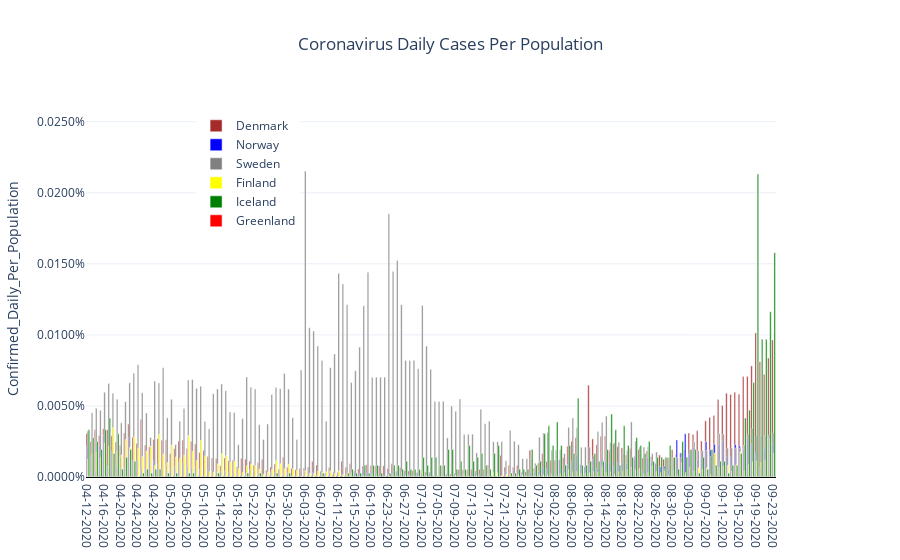

The code cell stored with this chart in its notebook:
### Code cell
fig = make_subplots(specs=[[{'secondary_y':True}]])
for mycountry in countries_list:
    fig.add_trace(go.Bar(x=country_df[country_df['Country_Region']==mycountry]['Date'],
                               y=country_df[country_df['Country_Region']==mycountry]['Confirmed_Daily_Per_Population'],
                               name = rename_dict[mycountry],
                               marker = {'color':colors_dict[mycountry]},
                               width = 0.35),
                  secondary_y = False)

fig.update_layout(showlegend = True,
                legend= dict(x=0.15,y=0.97),
                title='Coronavirus Daily Cases Per Population',
                title_x= 0.5,
                yaxis={'title':'Confirmed_Daily_Per_Population',
                       'range': [0.0,country_df['Confirmed_Daily_Per_Population'].max()+0.00005],
                       'tickformat':'.4%',
                       'zeroline':True,'zerolinecolor':'#000000','zerolinewidth':2.0},
                template='plotly_white')
fig.update_yaxes(title_text='People_Tested_Daily_Per_Population<br>7_Day_Rolling_Average',
                 secondary_y=True,
                 tickformat= '.3%')
fig.show()
myfilename = r'C:\__YOUTUBE__\__POLITICS__\Coronavirus\outputdata\6-CV_Daily_Cases_Per_Population.png'
fig.write_image(myfilename,width = 852,height = 480, scale = 2.0)
print('Static Image:')
Image(filename=myfilename)

### Figure 1 — Plotly figure (JSON) as saved in the notebook; plotly's stock layout.template omitted (floating-point values rounded to 4 significant figures; data arrays with more than 128 entries replaced by an {"elided": "..."} marker saying what was removed)
{"data": [{"marker": {"color": "brown"}, "name": "Denmark", "type": "bar", "width": 0.35, "x": {"elided": "165 str values"}, "xaxis": "x", "y": {"elided": "165 float values"}, "yaxis": "y"}, {"marker": {"color": "blue"}, "name": "Norway", "type": "bar", "width": 0.35, "x": {"elided": "165 str values"}, "xaxis": "x", "y": {"elided": "165 float values"}, "yaxis": "y"}, {"marker": {"color": "grey"}, "name": "Sweden", "type": "bar", "width": 0.35, "x": {"elided": "165 str values"}, "xaxis": "x", "y": {"elided": "165 float values"}, "yaxis": "y"}, {"marker": {"color": "yellow"}, "name": "Finland", "type": "bar", "width": 0.35, "x": {"elided": "165 str values"}, "xaxis": "x", "y": {"elided": "165 float values"}, "yaxis": "y"}, {"marker": {"color": "green"}, "name": "Iceland", "type": "bar", "width": 0.35, "x": {"elided": "165 str values"}, "xaxis": "x", "y": {"elided": "165 float values"}, "yaxis": "y"}, {"marker": {"color": "red"}, "name": "Greenland", "type": "bar", "width": 0.35, "x": {"elided": "165 str values"}, "xaxis": "x", "y": {"elided": "165 int values"}, "yaxis": "y"}], "layout": {"legend": {"x": 0.15, "y": 0.97}, "showlegend": true, "title": {"text": "Coronavirus Daily Cases Per Population", "x": 0.5}, "xaxis": {"anchor": "y", "domain": [0, 0.94]}, "yaxis": {"anchor": "x", "domain": [0, 1], "range": [0, 0.0002653], "tickformat": ".4%", "title": {"text": "Confirmed_Daily_Per_Population"}, "zeroline": true, "zerolinecolor": "#000000", "zerolinewidth": 2}, "yaxis2": {"anchor": "x", "overlaying": "y", "side": "right", "tickformat": ".3%", "title": {"text": "People_Tested_Daily_Per_Population<br>7_Day_Rolling_Average"}}}}
